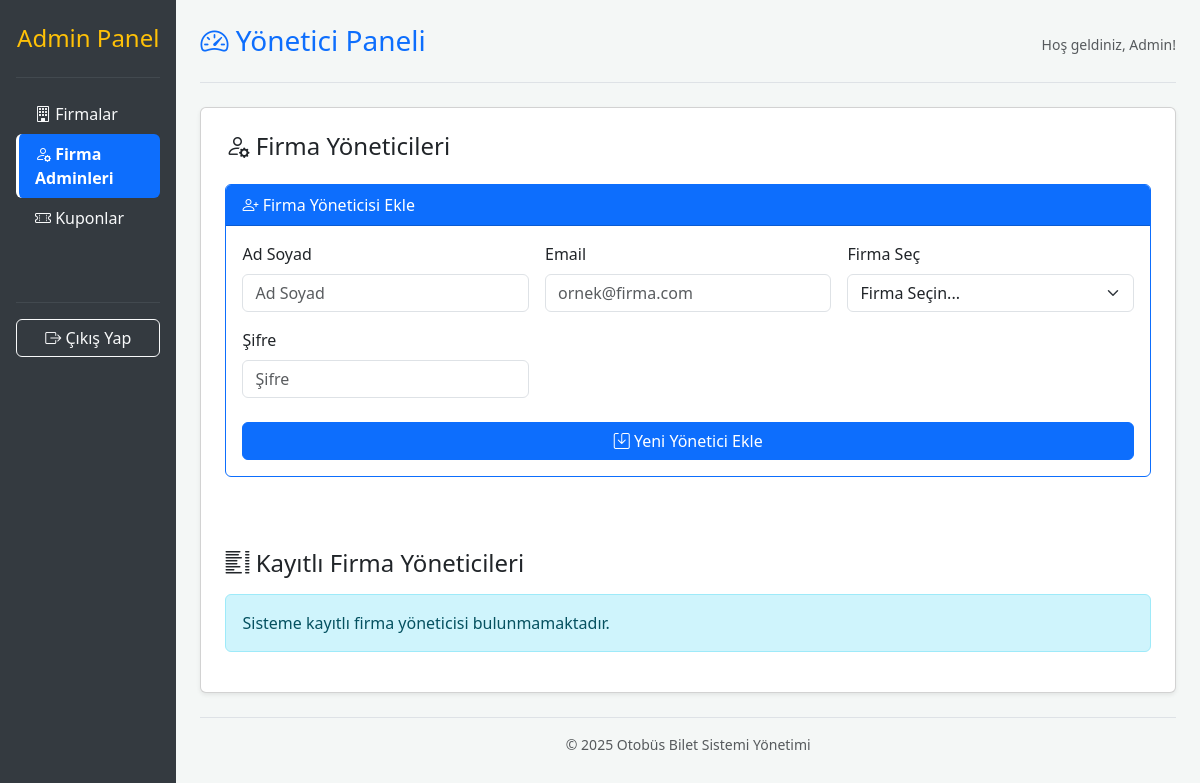
/admin/index.php?tab=firma_admin (signed in), run on an earlier commit of the app's database.
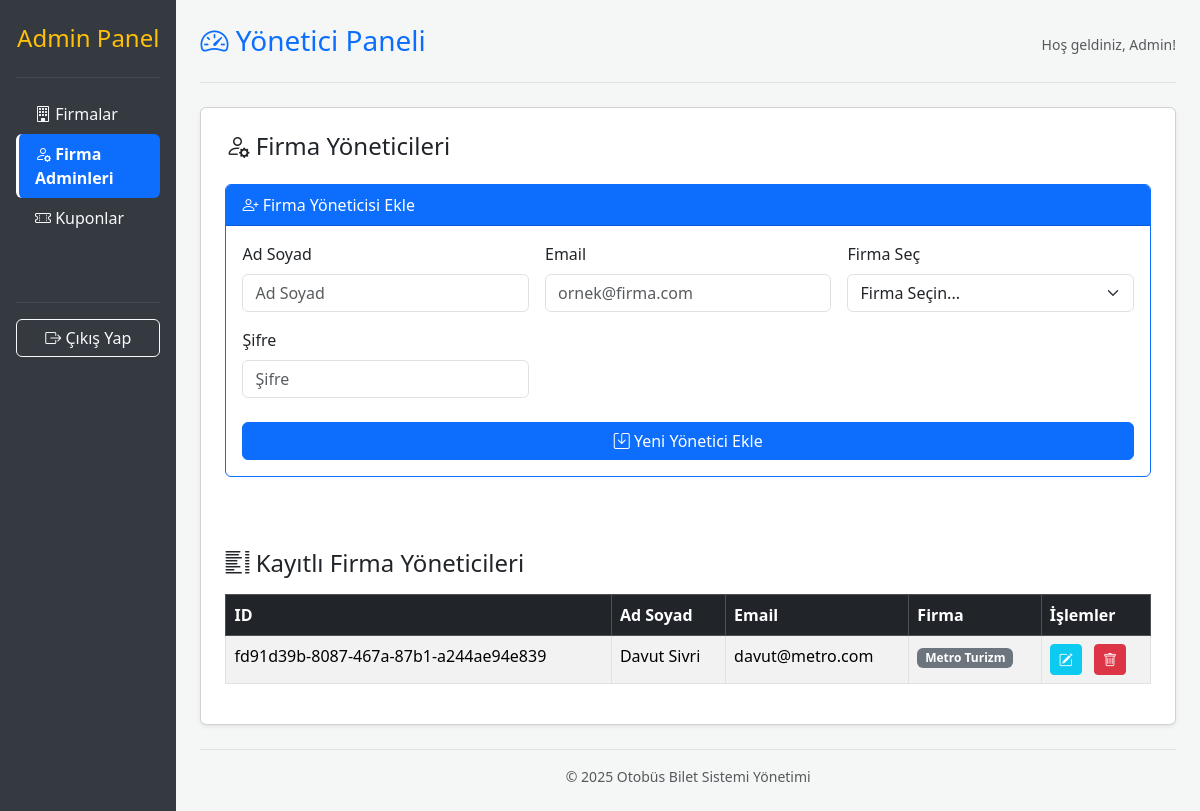
And on a later commit of the database.
### tables this page shows
CREATE TABLE "User"(
    id TEXT PRIMARY KEY,
    full_name TEXT NOT NULL,
    email TEXT UNIQUE NOT NULL,
    role TEXT NOT NULL DEFAULT 'user',
    password TEXT NOT NULL,
    company_id TEXT,
    balance REAL DEFAULT 800,
    created_at TIMESTAMP NOT NULL DEFAULT (datetime('now', 'localtime')),
    FOREIGN KEY (company_id) REFERENCES Bus_Company (id) ON DELETE CASCADE
);

CREATE TABLE Bus_Company(
    id TEXT PRIMARY KEY,
    name TEXT UNIQUE NOT NULL,
    logo_path TEXT,
    created_at TIMESTAMP NOT NULL DEFAULT CURRENT_TIMESTAMP
);

### admin/partials/firma_admin.php (the view, shortened to what this page needs)
<?php
$full_name ="";
$email="";
$company_id= "";
$id = $_GET['edit_admin']?? null;
$astmt=$db->prepare("SELECT User.id,User.full_name,User.email,Bus_Company.name as company_name FROM User LEFT JOIN Bus_Company ON User.company_id=Bus_Company.id Where User.role=?");
$astmt->execute(['company_admin']);
$fadmins =$astmt->fetchAll(PDO::FETCH_ASSOC);
?>
<div class="card mb-4 border-primary">
    <div class="card-header bg-primary text-white">
        <i class="bi bi-person-plus"></i> Firma Yöneticisi <?= $id ? "Düzenle" : "Ekle" ?>
    </div>
    <div class="card-body">
        <form method="post" class="row g-3">
            <div class="col-md-4">
                <label for="inputFullName" class="form-label">Ad Soyad</label>
                <input type="text" name="full_name" class="form-control" id="inputFullName" placeholder="Ad Soyad" value="<?= htmlspecialchars($full_name) ?>" required>
            </div>
            <div class="col-md-4">
                <label for="inputEmail" class="form-label">Email</label>
                <input type="email" name="email" class="form-control" id="inputEmail" placeholder="ornek@firma.com" value="<?= htmlspecialchars($email) ?>" required>
            </div>
            <div class="col-md-4">
                <label for="inputCompany" class="form-label">Firma Seç</label>
                <select name="company_id" class="form-select" id="inputCompany" required>
                    <option value="" disabled <?= $company_id ? '' : 'selected' ?>>Firma Seçin...</option>
                </select>
            </div>
            <?php if(!$id): ?>
                <div class="col-md-4">
                    <label for="inputPassword" class="form-label">Şifre</label>
                    <input type="password" name="password" class="form-control" id="inputPassword" placeholder="Şifre" required>
                </div>
            <?php endif; ?>
            <div class="col-12 mt-4">
                <button type="submit" name="admin_submit" class="btn btn-<?= $id ? "success" : "primary" ?> w-100">
                    <i class="bi bi-save"></i> <?= $id ? "Yönetici Bilgilerini Güncelle" : "Yeni Yönetici Ekle" ?>
                </button>
            </div>
        </form>
    </div>
</div>
<h4 class="mb-3 mt-5"><i class="bi bi-list-columns"></i> Kayıtlı Firma Yöneticileri</h4>
<?php if (empty($fadmins)): ?>
    <div class="alert alert-info">Sisteme kayıtlı firma yöneticisi bulunmamaktadır.</div>
<?php else: ?>
    <div class="table-responsive">
        <table class="table table-striped table-hover table-bordered">
            <thead class="table-dark">
                <tr>
                    <th>ID</th>
                    <th>Ad Soyad</th>
                    <th>Email</th>
                    <th>Firma</th>
                    <th>İşlemler</th>
                </tr>
            </thead>
            <tbody>
                <?php foreach($fadmins as $a): ?>
                <tr>
                    <td><?= $a['id'] ?></td>
                    <td><?= htmlspecialchars($a['full_name']) ?></td>
                    <td><?= htmlspecialchars($a['email']) ?></td>
                    <td><span class="badge bg-secondary"><?= htmlspecialchars($a['company_name']) ?></span></td>
                    <td>
                        <a href="index.php?tab=firma_admin&edit_admin=<?= $a['id'] ?>" class="btn btn-sm btn-info text-white me-2" title="Düzenle">
                            <i class="bi bi-pencil-square"></i>
                        </a>
                        <a href="index.php?tab=firma_admin&delete_admin=<?= $a['id'] ?>"
                           onclick="return confirm('Bu yöneticiyi silmek istediğinizden emin misiniz?')"
                           class="btn btn-sm btn-danger" title="Sil">
                           <i class="bi bi-trash"></i>
                        </a>
                    </td>
                </tr>
                <?php endforeach; ?>
            </tbody>
        </table>
    </div>
<?php endif; ?>

What changed in the data, as far as the page shows it:
added user: id "fd91d39b-8087-467a-87b1-a244ae94e839", full_name "Davut Sivri", email "davut@metro.com", company.name "Metro Turizm"
Also different on the page:
text no longer shown: "Sisteme kayıtlı firma yöneticisi bulunmamaktadır."
text now shown: "ID Ad Soyad Email Firma İşlemler"
